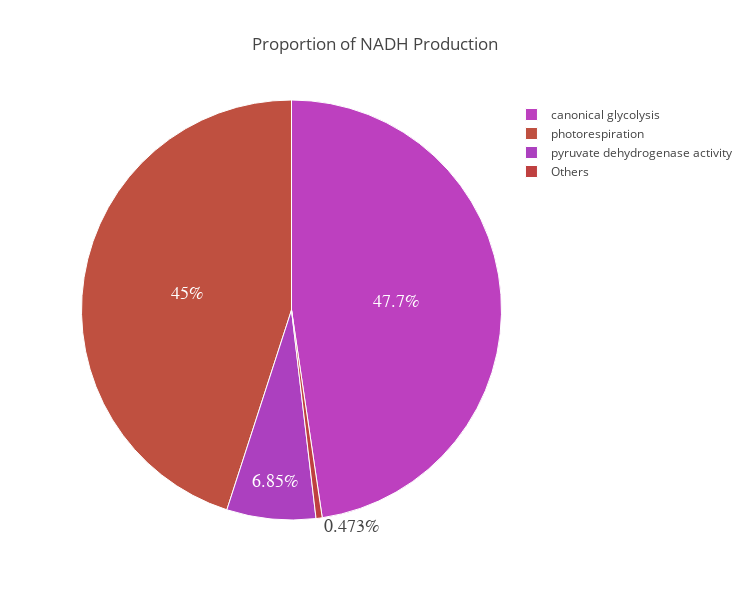
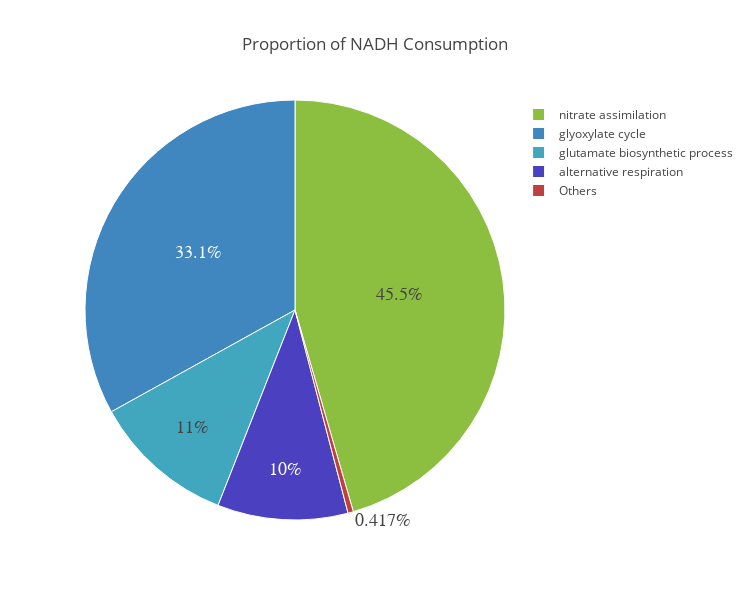

Notebook cell for these charts, in order:
### Code cell
#Proportion of subsystems in NADH production and consumption
L_m = ['NADH_c', 'NADH_h', 'NADH_m']
NADH_Pro = proportion_E_production(L_m, 'NADH', save_fig)
NADH_Con = proportion_E_consumption(L_m, 'NADH', save_fig)

### Figure 1 — Plotly figure (JSON) as saved in the notebook; plotly's stock layout.template omitted (floating-point values rounded to 4 significant figures)
{"data": [{"labels": ["photorespiration", "pyruvate dehydrogenase activity", "canonical glycolysis", "Others"], "marker": {"colors": ["hsl(7.65957446809,50%,50%)", "hsl(291.063829787,50%,50%)", "hsl(298.723404255,50%,50%)", "hsl(360.0,50%,50%)"], "line": {"color": "#FFF", "width": 1}}, "textfont": {"family": "Arial", "size": 18}, "type": "pie", "uid": "0bf3637a-7ff9-4cf2-a154-5d8e72264fd7", "values": [1.059, 0.1611, 1.121, 0.01114]}], "layout": {"height": 600, "title": {"text": "Proportion of NADH Production"}, "width": 750}}

### Figure 2 — Plotly figure (JSON) as saved in the notebook; plotly's stock layout.template omitted (floating-point values rounded to 4 significant figures)
{"data": [{"labels": ["nitrate assimilation", "alternative respiration", "glutamate biosynthetic process", "glyoxylate cycle", "Others"], "marker": {"colors": ["hsl(84.2553191489,50%,50%)", "hsl(245.106382979,50%,50%)", "hsl(191.489361702,50%,50%)", "hsl(206.808510638,50%,50%)", "hsl(360.0,50%,50%)"], "line": {"color": "#FFF", "width": 1}}, "textfont": {"family": "Arial", "size": 18}, "type": "pie", "uid": "6bd54ecb-aaae-4c58-9b40-2d584fd4acec", "values": [1.027, 0.2266, 0.2477, 0.7462, 0.00941]}], "layout": {"height": 600, "title": {"text": "Proportion of NADH Consumption"}, "width": 750}}
